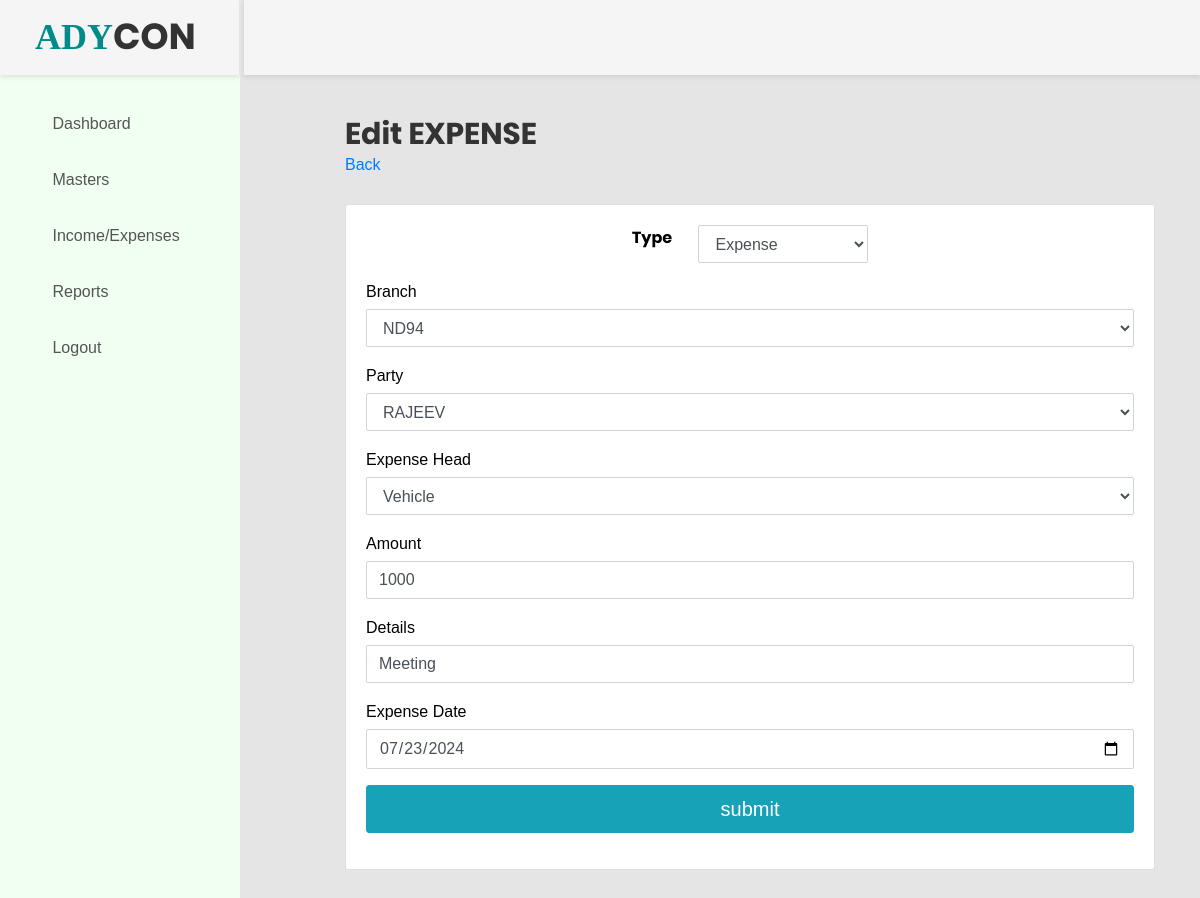
The app's page /manage_expenses.php?id=2425000001 (signed in) with its own data.
### tables this page shows
CREATE TABLE `expenses` (
  `id` varchar(20) NOT NULL,
  `category_id` int(11) NOT NULL,
  `item` varchar(255) NOT NULL,
  `price` float NOT NULL,
  `details` text NOT NULL,
  `branch_id` varchar(50) NOT NULL,
  `party_id` varchar(50) NOT NULL,
  `trans_type` varchar(10) NOT NULL,
  `pay_mode` varchar(100) NOT NULL,
  `added_on` datetime NOT NULL,
  `expenses_date` date NOT NULL,
  `added_by` varchar(255) DEFAULT NULL
);

### manage_expenses.php (the view, shortened to what this page needs)
<?php
include('header.php');
$category_id="";
$branch_id="";
$price="";
$details="";
$party_id="";
$expenses_date=date('Y-m-d');
$label="Add";
$expinc='Expense';
$expinchead='EXPENSE';
if(isset($_GET['id']) && $_GET['id']>0){
    $label="Edit";
    if(isset($_GET['id']) && $_GET['id']>0){
        $id=$_GET['id'];
        $res=mysqli_query($con,"Select * from expenses where id=$id");
        $row=mysqli_fetch_assoc($res);
        $category_id=$row['category_id'];
        $branch_id=$row['branch_id'];
        $price=$row['price'];
        $details=$row['details'];
        $party_id=$row['party_id'];
        $expenses_date=$row['expenses_date'];
    }
}
function getBranch($branch_id=''){
    global $con;
    $html="";
    $res1= mysqli_query($con,"Select * from branch order by branch asc");
    $html.='<option value="">Select Branch</option>';
        while ($row=mysqli_fetch_assoc($res1)) {
            if ($branch_id>0 && $branch_id== $row['branch_id']) {
                $html.='<option value="'.$row['branch_id'].'" Selected>'.$row['branch'].'</option>';
            }
            $html.='<option value="'.$row['branch_id'].'">'.$row['branch'].'</option>';
        }
        return $html;
}
function getParty($party_id=''){
    global $con;
    $html="";
    $res1= mysqli_query($con,"Select * from party order by party_name asc");
    $html.='<option value="">Select Party</option>';
        while ($row=mysqli_fetch_assoc($res1)) {
            if ($party_id>0 && $party_id== $row['party_id']) {
                $html.='<option value="'.$row['party_id'].'" Selected>'.$row['party_name'].'</option>';
            }
            $html.='<option value="'.$row['party_id'].'">'.$row['party_name'].'</option>';
        }
        return $html;
}
?>
<div class="main-content">
    <div class="section__content section__content--p30">
        <div class="container-fluid">
            <div class="row">
                <div class="col-lg-12">
                    <h2><?php echo $label?> <?php echo $expinchead?></h2>
                    <a href="expenses.php">Back</a><br /><br />
                    <div class="card">
                        <div class="card-body card-block">
                            <form method="post">
                                <div class="row form-group">
                                    <div class="col col-md-4">
                                    </div>
                                    <div class="col col-md-1">
                                        <label for="transtype" class="form-control-label"><b>Type</b></label>
                                    </div>
                                    <div class="col-12 col-md-3">
                                        <select name="trans_type" id="trans_type" class="form-control">
                                            <option value="Expense" <?php echo ($expinc == 'Expense') ? 'selected' : ''; ?>>Expense</option>
                                        </select>
                                    </div>
                                </div>
                                <div class="form-group">
                                    <label for="branch_id" class="control-label mb-1">Branch</label>
                                    <select name="branch_id" id="branch_id" class="form-control">
                                        <?php echo getBranch($branch_id) ?>
                                        </select>
                                </div>
                                <div class="form-group">
                                    <label for="party_id" class="control-label mb-1">Party</label>
                                    <select name="party_id" id="party_id" class="form-control">
                                        <?php echo getParty($party_id) ?>
                                        </select>
                                </div>
                                <div class="form-group">
                                    <label class="control-label mb-1"><?php echo $expinc?> Head</label>
                                    <?php echo getCategory($category_id) ?>
                                </div>
                                <div class="form-group">
                                    <label class="control-label mb-1">Amount</label>
                                    <input type="text" name="price" class="form-control" required value="<?php echo $price?>">
                                </div>
                                <div class="form-group">
                                    <label class="control-label mb-1">Details</label>
                                    <input type="text" name="details" class="form-control" required value="<?php echo $details?>">
                                </div>
                                <div class="form-group">
                                    <label class="control-label mb-1"><?php echo $expinc?> Date</label>
                                    <input type="date" name="expenses_date" class="form-control" required
                                            value="<?php echo $expenses_date?>">
                                </div>
                                <div class="form-group">
                                    <input type="submit" name="submit" class="btn btn-lg btn-info btn-block" value="submit">
                                </div>
                            </form>
                        </div>
                    </div>
                </div>
            </div>
        </div>
    </div>
</div>
<link href="https://cdn.jsdelivr.net/npm/select2@4.1.0/dist/css/select2.min.css" rel="stylesheet" />
<?php
include('footer.php');
?>

### records on screen
expenses: price "1000", details "Meeting", expenses_date "07/23/2024"

### other values on screen
$label "Edit"
$expinchead "EXPENSE"
$expinc "Expense"
form field branch_id "ND94"
form field party_id "RAJEEV"
form field category_id "Vehicle"
